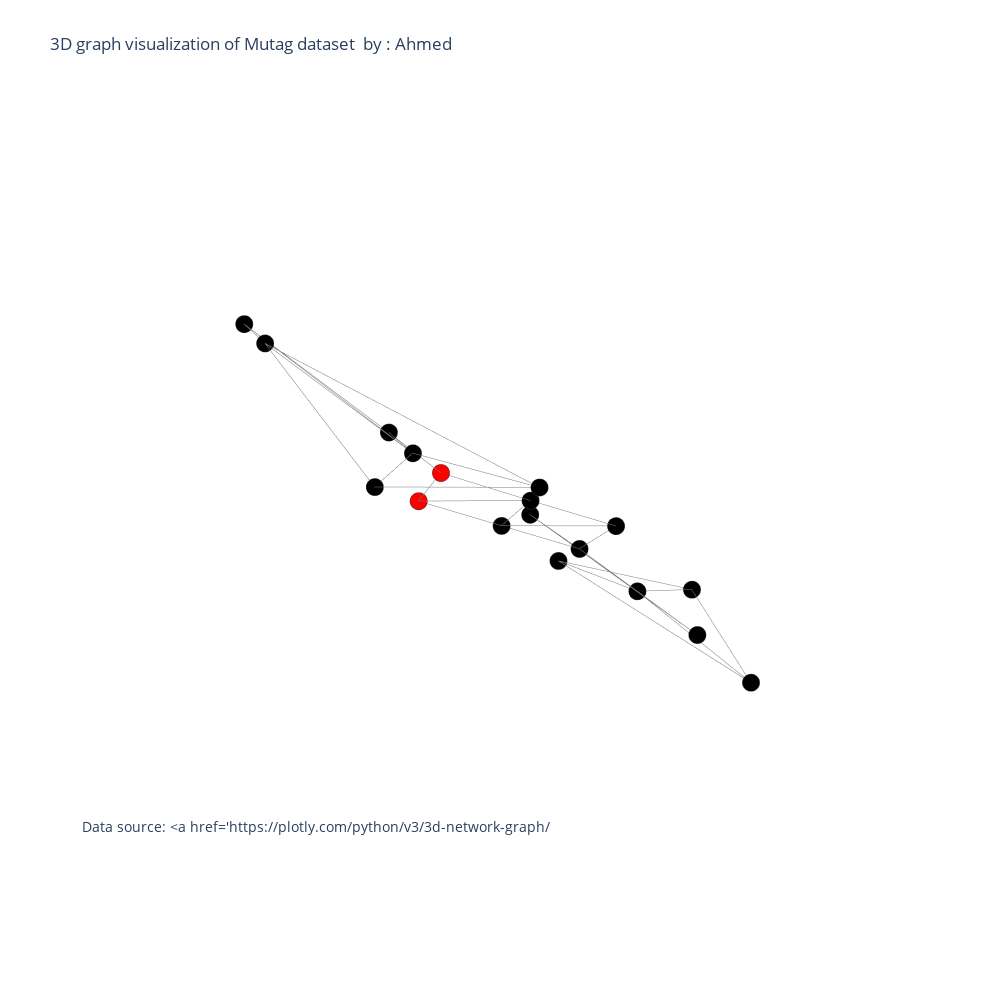

Source (notebook cell):
### Code cell
import pandas as pd
import numpy as np
%matplotlib inline
import plotly.graph_objs as go
from  plotly.offline import plot
import chart_studio.plotly as py
import cufflinks as cf
cf.go_offline()
from plotly.offline import download_plotlyjs, init_notebook_mode, plot,iplot
init_notebook_mode(connected='true')
data=[trace1, trace2]
fig=go.Figure(data=data, layout=layout)

iplot(fig, filename='Les-Miserables')

### Figure 1 — Plotly figure (JSON) as saved in the notebook; plotly's stock layout.template omitted (floating-point values rounded to 4 significant figures)
{"data": [{"hoverinfo": "none", "line": {"color": "rgb(125,125,125)", "width": 1}, "mode": "lines", "type": "scatter3d", "x": [-1.493, -1.306, null, -1.493, -1.792, null, -1.493, -1.545, null, -0.9061, -1.306, null, -0.9061, -1.033, null, -0.9061, -0.6424, null, -0.4931, -0.03734, null, -0.4931, -0.6424, null, -0.4931, -0.1879, null, -0.03734, 0.4124, null, -0.03734, -0.1879, null, -0.03734, 0.2671, null, 0.4124, 0.2671, null, 0.4124, 0.75, null, 1.347, 1.627, null, 1.347, 1.343, null, 1.347, 1.139, null, 1.347, 0.9402, null, 1.627, 1.343, null, 1.627, 1.139, null, -1.306, -1.792, null, -1.306, -1.545, null, -1.306, -1.033, null, -1.792, -1.545, null, -1.033, -0.6424, null, -0.6424, -0.1879, null, -0.1879, 0.2671, null, 1.343, 1.139, null, 1.139, 0.9402, null, 1.139, 0.75, null, 0.9402, 0.75, null], "y": [0.1672, -0.0608, null, 0.1672, -0.008576, null, 0.1672, -0.2886, null, 0.1167, -0.0608, null, 0.1167, -0.2749, null, 0.1167, -0.09239, null, -0.0007086, -0.09378, null, -0.0007086, -0.09239, null, -0.0007086, -0.1834, null, -0.09378, -0.1908, null, -0.09378, -0.1834, null, -0.09378, -0.2804, null, -0.1908, -0.2804, null, -0.1908, -0.2208, null, -0.3141, -0.03077, null, -0.3141, 0.1691, null, -0.3141, -0.07712, null, -0.3141, -0.5004, null, -0.03077, 0.1691, null, -0.03077, -0.07712, null, -0.0608, -0.008576, null, -0.0608, -0.2886, null, -0.0608, -0.2749, null, -0.008576, -0.2886, null, -0.2749, -0.09239, null, -0.09239, -0.1834, null, -0.1834, -0.2804, null, 0.1691, -0.07712, null, -0.07712, -0.5004, null, -0.07712, -0.2208, null, -0.5004, -0.2208, null], "z": [-1.566, -1.165, null, -1.566, -1.26, null, -1.566, -1.537, null, -0.8945, -1.165, null, -0.8945, -0.7842, null, -0.8945, -0.509, null, -0.02809, 0.1688, null, -0.02809, -0.509, null, -0.02809, -0.3074, null, 0.1688, 0.3657, null, 0.1688, -0.3074, null, 0.1688, -0.1114, null, 0.3657, -0.1114, null, 0.3657, 0.7354, null, 1.368, 1.094, null, 1.368, 1.395, null, 1.368, 1.015, null, 1.368, 1.106, null, 1.094, 1.395, null, 1.094, 1.015, null, -1.165, -1.26, null, -1.165, -1.537, null, -1.165, -0.7842, null, -1.26, -1.537, null, -0.7842, -0.509, null, -0.509, -0.3074, null, -0.3074, -0.1114, null, 1.395, 1.015, null, 1.015, 1.106, null, 1.015, 0.7354, null, 1.106, 0.7354, null]}, {"hoverinfo": "text", "marker": {"color": ["rgb(0,0,0)", "rgb(0,0,0)", "rgb(0,0,0)", "rgb(0,0,0)", "rgb(256,0,0)", "rgb(0,0,0)", "rgb(0,0,0)", "rgb(0,0,0)", "rgb(0,0,0)", "rgb(0,0,0)", "rgb(0,0,0)", "rgb(0,0,0)", "rgb(0,0,0)", "rgb(0,0,0)", "rgb(0,0,0)", "rgb(0,0,0)", "rgb(256,0,0)", "rgb(0,0,0)"], "colorscale": [[0, "#440154"], [0.1111, "#482878"], [0.2222, "#3e4989"], [0.3333, "#31688e"], [0.4444, "#26828e"], [0.5556, "#1f9e89"], [0.6667, "#35b779"], [0.7778, "#6ece58"], [0.8889, "#b5de2b"], [1, "#fde725"]], "line": {"color": "rgb(50,50,50)", "width": 0.5}, "size": 6, "symbol": "circle"}, "mode": "markers", "name": "actors", "text": ["0", "1", "2", "3", "4", "5", "6", "7", "8", "9", "10", "11", "12", "13", "14", "15", "16", "17"], "type": "scatter3d", "x": [-1.493, -0.9061, -0.4931, -0.03734, 0.4124, 1.347, 1.627, -1.306, -1.792, -1.545, -1.033, -0.6424, -0.1879, 1.343, 1.139, 0.9402, 0.2671, 0.75], "y": [0.1672, 0.1167, -0.0007086, -0.09378, -0.1908, -0.3141, -0.03077, -0.0608, -0.008576, -0.2886, -0.2749, -0.09239, -0.1834, 0.1691, -0.07712, -0.5004, -0.2804, -0.2208], "z": [-1.566, -0.8945, -0.02809, 0.1688, 0.3657, 1.368, 1.094, -1.165, -1.26, -1.537, -0.7842, -0.509, -0.3074, 1.395, 1.015, 1.106, -0.1114, 0.7354]}], "layout": {"annotations": [{"font": {"size": 14}, "showarrow": false, "text": "Data source: <a href='https://plotly.com/python/v3/3d-network-graph/</a>", "x": 0, "xanchor": "left", "xref": "paper", "y": 0.1, "yanchor": "bottom", "yref": "paper"}], "height": 1000, "hovermode": "closest", "margin": {"t": 100}, "scene": {"xaxis": {"showbackground": false, "showgrid": false, "showline": false, "showticklabels": false, "title": {"text": ""}, "zeroline": false}, "yaxis": {"showbackground": false, "showgrid": false, "showline": false, "showticklabels": false, "title": {"text": ""}, "zeroline": false}, "zaxis": {"showbackground": false, "showgrid": false, "showline": false, "showticklabels": false, "title": {"text": ""}, "zeroline": false}}, "showlegend": false, "title": {"text": "3D graph visualization of Mutag dataset  by : Ahmed"}, "width": 1000}}
